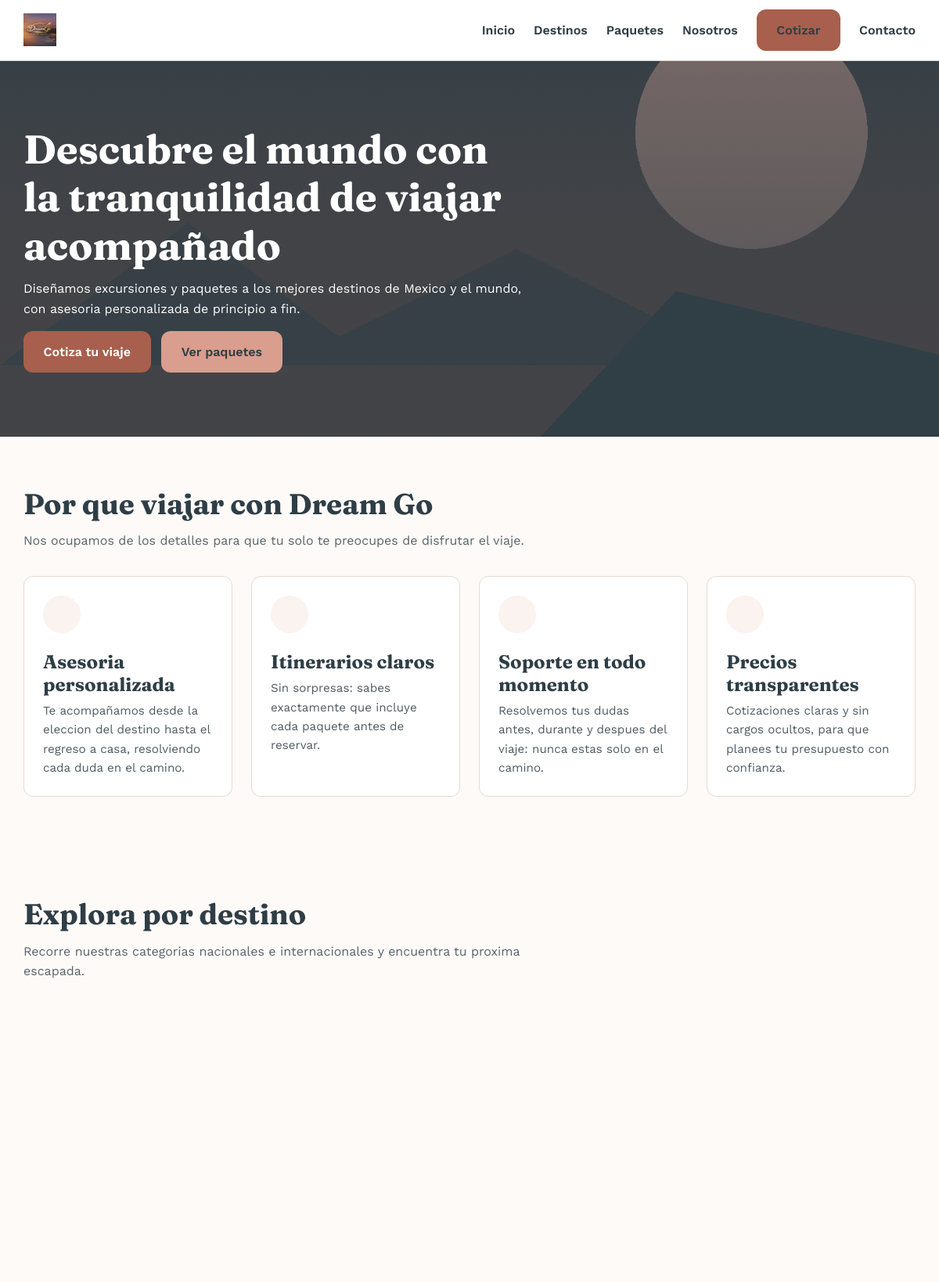
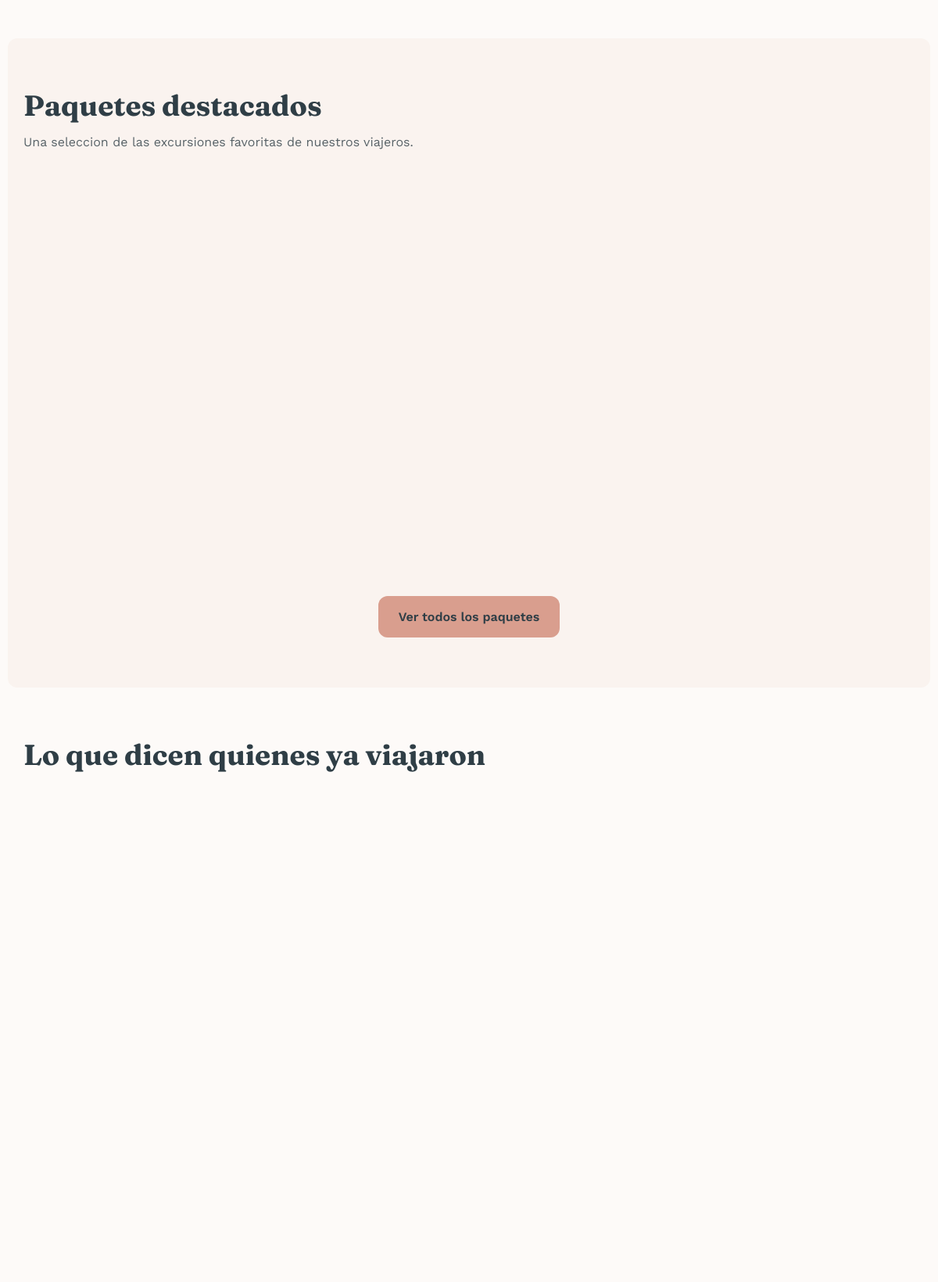
The page / (upper part) on the database its author committed (2 pictures, top to bottom).
### tables this page shows
CREATE TABLE IF NOT EXISTS bloques_pagina (
  id INT UNSIGNED AUTO_INCREMENT PRIMARY KEY,
  pagina VARCHAR(50) NOT NULL,
  clave VARCHAR(50) NOT NULL,
  orden SMALLINT UNSIGNED NOT NULL DEFAULT 0,
  visible TINYINT(1) NOT NULL DEFAULT 1,
  titulo VARCHAR(255) NULL,
  subtitulo VARCHAR(500) NULL,
  contenido LONGTEXT NULL,
  color_fondo VARCHAR(20) NULL,
  actualizado_en DATETIME NOT NULL DEFAULT CURRENT_TIMESTAMP ON UPDATE CURRENT_TIMESTAMP,
  UNIQUE KEY uniq_pagina_clave (pagina, clave)
);

### core/Database.php (called while the page is built, shortened)
<?php
final class Database
{
    private static ?PDO $instance = null;
    public static function connection(): PDO
    {
        if (self::$instance === null) {
            $config = require BASE_PATH . '/config/database.php';
            $dsn = sprintf(
                'mysql:host=%s;port=%s;dbname=%s;charset=utf8mb4',
                $config['host'],
                $config['port'],
                $config['database']
            );
            try {
                self::$instance = new PDO($dsn, $config['username'], $config['password'], [
                    PDO::ATTR_ERRMODE => PDO::ERRMODE_EXCEPTION,
                    PDO::ATTR_DEFAULT_FETCH_MODE => PDO::FETCH_ASSOC,
                    PDO::ATTR_EMULATE_PREPARES => false,
                ]);
            } catch (PDOException $e) {
                error_log('[DB] Error de conexion: ' . $e->getMessage());
                throw $e;
            }
        }
        return self::$instance;
    }
}

### core/Model.php (called while the page is built, shortened)
<?php
abstract class Model
{
    protected static string $table;
    protected static function db(): PDO
    {
        return Database::connection();
    }
    public static function where(array $conditions, string $orderBy = '', ?int $limit = null): array
    {
        [$clause, $params] = self::buildWhere($conditions);
        $sql = 'SELECT * FROM ' . static::$table;
        if ($clause !== '') {
            $sql .= ' WHERE ' . $clause;
        }
        if ($orderBy !== '') {
            $sql .= ' ORDER BY ' . $orderBy;
        }
        $stmt = static::db()->prepare($sql);
        $stmt->execute($params);
        return $stmt->fetchAll();
    }
    private static function buildWhere(array $conditions): array
    {
        $parts = [];
        $params = [];
        foreach ($conditions as $column => $value) {
            $paramKey = 'w_' . $column;
            $parts[] = "{$column} = :{$paramKey}";
            $params[$paramKey] = $value;
        }
        return [implode(' AND ', $parts), $params];
    }
}

### app/Models/BloquePagina.php (called while the page is built, shortened)
<?php
class BloquePagina extends Model
{
    public static function porPagina(string $pagina): array
    {
        return self::where(['pagina' => $pagina], 'orden ASC');
    }
    public static function contenido(array $bloque): array
    {
        if (empty($bloque['contenido'])) {
            return [];
        }
        return json_decode((string) $bloque['contenido'], true) ?? [];
    }
}

### app/Controllers/Public/HomeController.php (called while the page is built, shortened)
<?php
class HomeController extends Controller
{
    public function index(): void
    {
        $this->view('public/home/index', [
            'bloques' => BloquePagina::porPagina('home'),
            'destacados' => Paquete::destacados(3),
            'categorias' => Categoria::activas(),
        ], [
            'title' => ConfiguracionSitio::get('meta_title_default', 'Dream Go Operadora Turistica'),
            'description' => ConfiguracionSitio::get('meta_description_default', 'Excursiones y paquetes de viaje.'),
        ]);
    }
}

### public/index.php (called while the page is built, shortened)
<?php
$router = new Router();
$request = new Request();
try {
    $router->dispatch($request);
} catch (NotFoundException $e) {
    http_response_code(404);
    (new App\Controllers\Public\ErrorController($request))->notFound();
} catch (ForbiddenException $e) {
    http_response_code(403);
    (new App\Controllers\Public\ErrorController($request))->forbidden($e->getMessage());
} catch (\Throwable $e) {
    error_log('[APP] ' . $e->getMessage() . ' en ' . $e->getFile() . ':' . $e->getLine());
    http_response_code(500);
    (new App\Controllers\Public\ErrorController($request))->serverError();
}

### core/Controller.php (called while the page is built, shortened)
<?php
abstract class Controller
{
    protected function view(string $view, array $data = [], array $meta = [], string $layout = 'public'): void
    {
        $viewFile = BASE_PATH . '/app/Views/' . str_replace('.', '/', $view) . '.php';
        extract($data, EXTR_SKIP);
        require $viewFile;
    }
}

### core/Request.php (called while the page is built, shortened)
<?php
final class Request
{
    private array $server;
    public function __construct()
    {
        $this->server = $_SERVER;
    }
    public function uri(): string
    {
        $uri = $this->server['REQUEST_URI'] ?? '/';
        $path = parse_url($uri, PHP_URL_PATH) ?? '/';
        return $path === '' ? '/' : $path;
    }
}

### app/Views/public/home/index.php (the view, shortened to what this page needs)
<?php
$iconosSvg = [
    'chat' => '<svg viewBox="0 0 24 24" width="26" height="26" fill="none" stroke="currentColor" stroke-width="2" stroke-linecap="round" stroke-linejoin="round"><path d="M21 11.5a8.38 8.38 0 0 1-.9 3.8 8.5 8.5 0 0 1-7.6 4.7 8.38 8.38 0 0 1-3.8-.9L3 21l1.9-5.7a8.38 8.38 0 0 1-.9-3.8 8.5 8.5 0 0 1 4.7-7.6 8.38 8.38 0 0 1 3.8-.9h.5a8.48 8.48 0 0 1 8 8v.5Z"/></svg>',
    'mapa' => '<svg viewBox="0 0 24 24" width="26" height="26" fill="none" stroke="currentColor" stroke-width="2" stroke-linecap="round" stroke-linejoin="round"><polygon points="3 6 9 3 15 6 21 3 21 18 15 21 9 18 3 21"/><line x1="9" y1="3" x2="9" y2="18"/><line x1="15" y1="6" x2="15" y2="21"/></svg>',
    'reloj' => '<svg viewBox="0 0 24 24" width="26" height="26" fill="none" stroke="currentColor" stroke-width="2" stroke-linecap="round" stroke-linejoin="round"><circle cx="12" cy="12" r="9"/><polyline points="12 7 12 12 15.5 14"/></svg>',
    'etiqueta' => '<svg viewBox="0 0 24 24" width="26" height="26" fill="none" stroke="currentColor" stroke-width="2" stroke-linecap="round" stroke-linejoin="round"><path d="M20.59 13.41 11 3.83A2 2 0 0 0 9.59 3.24L4 3l.24 5.59a2 2 0 0 0 .59 1.41l9.58 9.58a2 2 0 0 0 2.83 0l3.35-3.35a2 2 0 0 0 0-2.82Z"/><circle cx="8.5" cy="8.5" r="1.5" fill="currentColor" stroke="none"/></svg>',
    'escudo' => '<svg viewBox="0 0 24 24" width="26" height="26" fill="none" stroke="currentColor" stroke-width="2" stroke-linecap="round" stroke-linejoin="round"><path d="M12 2 4 5v6c0 5 3.5 9 8 11 4.5-2 8-6 8-11V5l-8-3Z"/><path d="m9 12 2 2 4-4"/></svg>',
    'estrella' => '<svg viewBox="0 0 24 24" width="26" height="26" fill="none" stroke="currentColor" stroke-width="2" stroke-linecap="round" stroke-linejoin="round"><polygon points="12 2 15 9 22 9.5 16.5 14 18.5 21 12 17 5.5 21 7.5 14 2 9.5 9 9"/></svg>',
];
?>
<?php foreach ($bloques as $bloque): ?>
  <?php $contenido = BloquePagina::contenido($bloque); ?>
  <?php if ($bloque['clave'] === 'hero'): ?>
    <section class="hero hero--inicio">
      <div class="contenedor">
        <div class="hero__contenido animar-entrada">
          <h1><?= htmlspecialchars($bloque['titulo'] ?? '', ENT_QUOTES, 'UTF-8') ?></h1>
          <p><?= htmlspecialchars($bloque['subtitulo'] ?? '', ENT_QUOTES, 'UTF-8') ?></p>
          <div class="hero__acciones">
            <?php if (!empty($contenido['cta_primario_texto'])): ?>
              <a href="<?= htmlspecialchars($contenido['cta_primario_link'] ?? '/cotizador', ENT_QUOTES, 'UTF-8') ?>" class="btn btn-primario"><?= htmlspecialchars($contenido['cta_primario_texto'], ENT_QUOTES, 'UTF-8') ?></a>
            <?php endif; ?>
            <?php if (!empty($contenido['cta_secundario_texto'])): ?>
              <a href="<?= htmlspecialchars($contenido['cta_secundario_link'] ?? '/paquetes', ENT_QUOTES, 'UTF-8') ?>" class="btn btn-secundario"><?= htmlspecialchars($contenido['cta_secundario_texto'], ENT_QUOTES, 'UTF-8') ?></a>
            <?php endif; ?>
          </div>
        </div>
      </div>
    </section>
  <?php elseif ($bloque['clave'] === 'ventajas'): ?>
    <section class="seccion contenedor" <?= $bloque['color_fondo'] ? 'style="background:' . htmlspecialchars($bloque['color_fondo'], ENT_QUOTES, 'UTF-8') . ';border-radius:var(--radio);"' : '' ?>>
      <div class="seccion__encabezado">
        <h2><?= htmlspecialchars($bloque['titulo'] ?? '', ENT_QUOTES, 'UTF-8') ?></h2>
        <?php if (!empty($bloque['subtitulo'])): ?><p><?= htmlspecialchars($bloque['subtitulo'], ENT_QUOTES, 'UTF-8') ?></p><?php endif; ?>
      </div>
      <div class="grid-tarjetas grid-tarjetas--4">
        <?php foreach (($contenido['items'] ?? []) as $item): ?>
          <div class="tarjeta-ventaja animar-entrada">
            <span class="tarjeta-ventaja__icono" aria-hidden="true"><?= $iconosSvg[$item['icono'] ?? 'chat'] ?? $iconosSvg['chat'] ?></span>
            <h3><?= htmlspecialchars($item['titulo'] ?? '', ENT_QUOTES, 'UTF-8') ?></h3>
            <p><?= htmlspecialchars($item['texto'] ?? '', ENT_QUOTES, 'UTF-8') ?></p>
          </div>
        <?php endforeach; ?>
      </div>
    </section>
  <?php elseif ($bloque['clave'] === 'destinos' && !empty($categorias)): ?>
    <section class="seccion contenedor" <?= $bloque['color_fondo'] ? 'style="background:' . htmlspecialchars($bloque['color_fondo'], ENT_QUOTES, 'UTF-8') . ';border-radius:var(--radio);"' : '' ?>>
      <div class="seccion__encabezado">
        <h2><?= htmlspecialchars($bloque['titulo'] ?? '', ENT_QUOTES, 'UTF-8') ?></h2>
        <?php if (!empty($bloque['subtitulo'])): ?><p><?= htmlspecialchars($bloque['subtitulo'], ENT_QUOTES, 'UTF-8') ?></p><?php endif; ?>
      </div>
      <div class="grid-tarjetas">
      </div>
    </section>
  <?php elseif ($bloque['clave'] === 'paquetes_destacados' && !empty($destacados)): ?>
    <section class="seccion contenedor" style="background:<?= htmlspecialchars($bloque['color_fondo'] ?: 'var(--color-fondo-alterno)', ENT_QUOTES, 'UTF-8') ?>;border-radius:var(--radio);">
      <div class="seccion__encabezado">
        <h2><?= htmlspecialchars($bloque['titulo'] ?? '', ENT_QUOTES, 'UTF-8') ?></h2>
        <?php if (!empty($bloque['subtitulo'])): ?><p><?= htmlspecialchars($bloque['subtitulo'], ENT_QUOTES, 'UTF-8') ?></p><?php endif; ?>
      </div>
      <div class="grid-tarjetas">
      </div>
      <div style="text-align:center;margin-top:2rem;">
        <a href="/paquetes" class="btn btn-secundario">Ver todos los paquetes</a>
      </div>
    </section>
  <?php elseif ($bloque['clave'] === 'testimonios'): ?>
    <section class="seccion contenedor" <?= $bloque['color_fondo'] ? 'style="background:' . htmlspecialchars($bloque['color_fondo'], ENT_QUOTES, 'UTF-8') . ';border-radius:var(--radio);"' : '' ?>>
      <div class="seccion__encabezado">
        <h2><?= htmlspecialchars($bloque['titulo'] ?? '', ENT_QUOTES, 'UTF-8') ?></h2>
      </div>
      <div class="grid-tarjetas grid-tarjetas--3">
      </div>
    </section>
  <?php endif; ?>
<?php endforeach; ?>

### core/Router.php (shortened to what this page needs)
<?php
final class Router
{
    private array $routes = [];
    private function add(string $method, string $pattern, array $handler, array $options): void
    {
        $regex = preg_replace('#\{[a-zA-Z_]+\}#', '([^/]+)', $pattern);
        $this->routes[] = [
            'method' => $method,
            'pattern' => $pattern,
            'regex' => '#^' . $regex . '$#',
            'handler' => $handler,
            'options' => $options,
        ];
    }
    public function dispatch(Request $request): void
    {
        $method = $request->method();
        $uri = $request->uri();
        foreach ($this->routes as $route) {
            if (preg_match($route['regex'], $uri, $matches)) {
                array_shift($matches);
                $this->callHandler($route['handler'], $matches, $request);
                return;
            }
        }
        throw new NotFoundException("Ruta no encontrada: {$method} {$uri}");
    }
    private function callHandler(array $handler, array $params, Request $request): void
    {
        [$controllerClass, $method] = $handler;
        $controller = new $controllerClass($request);
        $controller->$method(...$params);
    }
}

### rows shown on the page
bloques_pagina: titulo "Descubre el mundo con la tranquilidad de viajar acompañado", subtitulo "Diseñamos excursiones y paquetes a los mejores destinos de Mexico y el mundo, con asesoria personalizada de principio a fin.", contenido "Cotiza tu viaje", contenido "Ver paquetes"
bloques_pagina: titulo "Por que viajar con Dream Go", subtitulo "Nos ocupamos de los detalles para que tu solo te preocupes de disfrutar el viaje.", clave "ventajas" (drawn), titulo "Asesoria personalizada", texto "Te acompañamos desde la eleccion del destino hasta el regreso a casa, resolviendo cada duda en el camino.", titulo "Itinerarios claros", texto "Sin sorpresas: sabes exactamente que incluye cada paquete antes de reservar.", titulo "Soporte en todo momento", texto "Resolvemos tus dudas antes, durante y despues del viaje: nunca estas solo en el camino.", titulo "Precios transparentes", texto "Cotizaciones claras y sin cargos ocultos, para que planees tu presupuesto con confianza."
bloques_pagina: titulo "Explora por destino", subtitulo "Recorre nuestras categorias nacionales e internacionales y encuentra tu proxima escapada."
bloques_pagina: titulo "Paquetes destacados", subtitulo "Una seleccion de las excursiones favoritas de nuestros viajeros."
bloques_pagina: titulo "Lo que dicen quienes ya viajaron"
